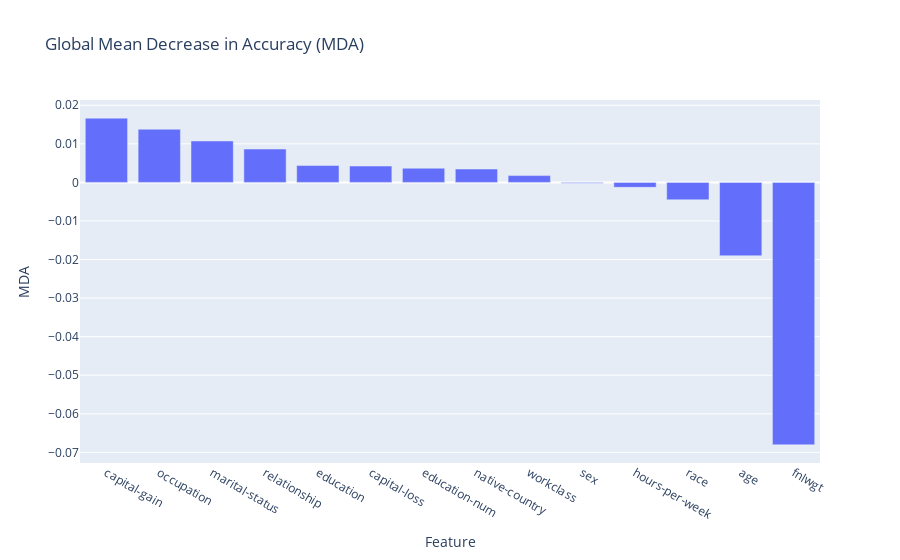

Notebook code for this chart:
### Markdown cell above
## Feature importance (global)

The feature importance information provides insight into the feature[s] which were primary drivers for each of the prediction. This is important to understand in the context of AI bias and discrimination (ex. Sensitive attribute being the primary contribution to a prediction). 

This information is available at the global level (overall model), but can also be extracted at the local level (regional model for each case).

### Code cell
# Extract the global MDA (mean decrease in accuracy)
t.react_into_trainee(action_feature=action_features[0], mda_robust=True, residuals=True)
global_mda = t.get_prediction_stats(action_feature=action_features[0], stats=['mda'])
plot_feature_importances(global_mda, title="Global Mean Decrease in Accuracy (MDA)", yaxis_title="MDA")

### Figure 1 — Plotly figure (JSON) as saved in the notebook; plotly's stock layout.template omitted (floating-point values rounded to 4 significant figures)
{"data": [{"type": "bar", "x": ["capital-gain", "occupation", "marital-status", "relationship", "education", "capital-loss", "education-num", "native-country", "workclass", "sex", "hours-per-week", "race", "age", "fnlwgt"], "y": [0.01666, 0.01379, 0.01074, 0.008649, 0.004368, 0.004246, 0.003676, 0.003468, 0.001763, -0.0001965, -0.001285, -0.004514, -0.01902, -0.06805]}], "layout": {"title": {"text": "Global Mean Decrease in Accuracy (MDA)"}, "xaxis": {"anchor": "y", "domain": [0, 1], "title": {"text": "Feature"}}, "yaxis": {"anchor": "x", "domain": [0, 1], "title": {"text": "MDA"}}}}
